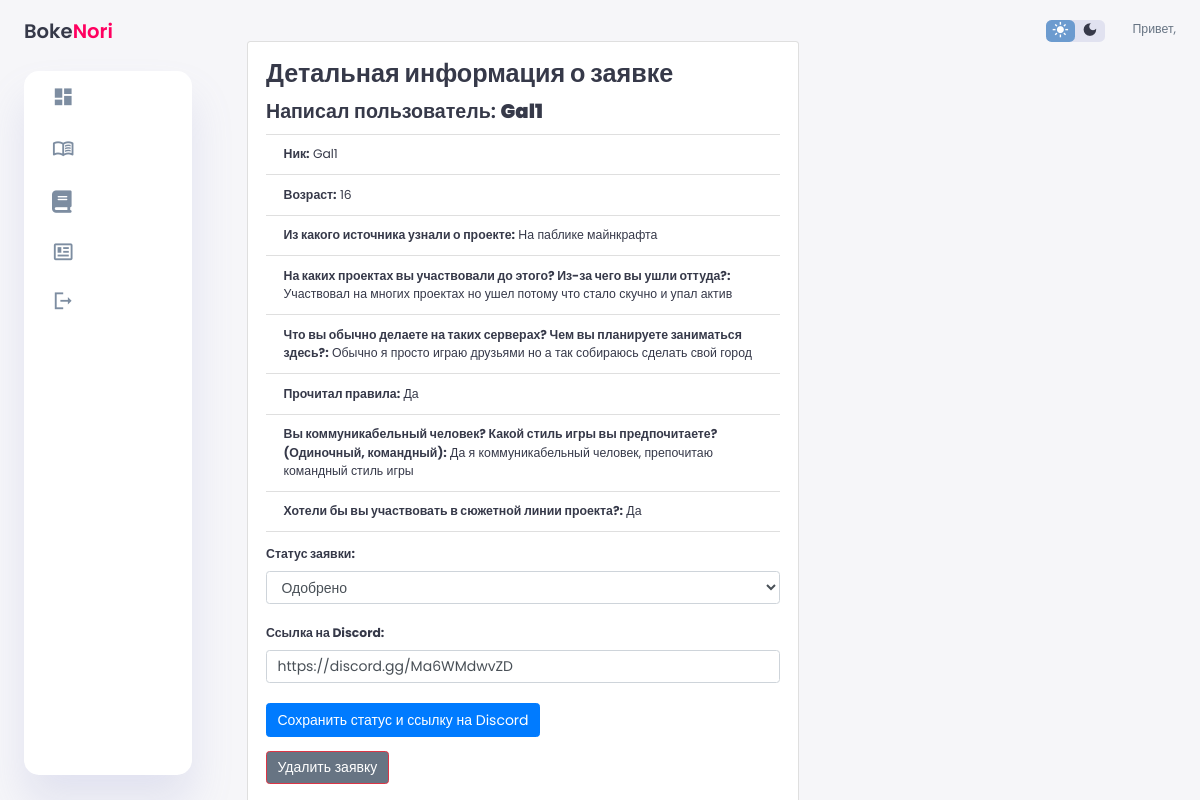
The app's page /application_detail/25/ with its own data.
### applications/models.py (models this page shows, shortened)
class Application(models.Model):
    STATUS_CHOICES = [
        ('pending', 'Ожидание'),
        ('rejected', 'Отклонено'),
        ('approved', 'Одобрено'),
    ]
    user = models.ForeignKey(User, on_delete=models.CASCADE)
    nickname = models.CharField(max_length=100)
    age = models.IntegerField()
    source = models.CharField(max_length=100)
    previous_projects = models.TextField()
    activities = models.TextField()
    read_rules = models.TextField()
    communication_style = models.CharField(max_length=100)
    participate_in_storyline = models.TextField()
    status = models.CharField(max_length=100, choices=STATUS_CHOICES, default='pending')
    prefix = models.ForeignKey(Prefix, on_delete=models.SET_NULL, null=True, blank=True)
    discord_link = models.URLField(blank=True)

### applications/views.py (the view)
# urls.py: path('application_detail/<int:pk>/', views.application_detail, name='application_detail'),
def application_detail(request, pk):
    application = Application.objects.get(pk=pk)
    return render(request, 'application_detail.html', {'application': application})

### applications/templates/application_detail.html (shortened to what this page needs)
{% extends 'base.html' %}
{% block content %}
<div class="container">
    <div class="card mt-4">
        <div class="card-body">
            <h1 class="card-title">Детальная информация о заявке</h1>
            <h2 class="card-title">Написал пользователь: <b>{{ application.user }}</b></h2>
            <ul class="list-group list-group-flush">
                <li class="list-group-item"><strong>Ник:</strong> {{ application.nickname }}</li>
                <li class="list-group-item"><strong>Возраст:</strong> {{ application.age }}</li>
                <li class="list-group-item"><strong>Из какого источника узнали о проекте:</strong> {{ application.source }}</li>
                <li class="list-group-item"><strong>На каких проектах вы участвовали до этого? Из-за чего вы ушли оттуда?:</strong> {{ application.previous_projects }}</li>
                <li class="list-group-item"><strong>Что вы обычно делаете на таких серверах? Чем вы планируете заниматься здесь?:</strong> {{ application.activities }}</li>
                <li class="list-group-item"><strong>Прочитал правила:</strong> {% if application.read_rules %}Да{% else %}Нет{% endif %}</li>
                <li class="list-group-item"><strong>Вы коммуникабельный человек? Какой стиль игры вы предпочитаете? (Одиночный, командный):</strong> {{ application.communication_style }}</li>
                <li class="list-group-item"><strong>Хотели бы вы участвовать в сюжетной линии проекта?:</strong> {% if application.participate_in_storyline %}Да{% else %}Нет{% endif %}</li>
            </ul>
            <form action="{% url 'update_application_status' pk=application.pk %}" method="post">
                <div class="form-group mt-3">
                    <label for="status"><strong>Статус заявки:</strong></label>
                    <select name="status" id="status" class="form-control">
                        <option value="approved" {% if application.status == 'approved' %}selected{% endif %}>Одобрено</option>
                    </select>
                </div>
                <div class="form-group mt-3">
                    <label for="discord_link"><strong>Ссылка на Discord:</strong></label>
                    <input type="text" name="discord_link" id="discord_link" class="form-control" value="{{ application.discord_link }}">
                </div>
                <button type="submit" class="btn btn-primary">Сохранить статус и ссылку на Discord</button>
            </form>
            <form action="{% url 'delete_application' pk=application.pk %}" method="post" class="mt-3">
                <button type="submit" class="btn btn-danger">Удалить заявку</button>
            </form>
{% endblock %}

### applications/static/css/style.css (style rules this page uses)
:root { --color-primary: #6C9BCF; --color-danger: #FF0060; --color-success: #1B9C85; --color-warning: #F7D060; --color-white: #fff; --color-info-dark: #7d8da1; --color-dark: #363949; --color-light: rgba(132, 139, 200, 0.18); --color-dark-variant: #677483; --color-background: #f6f6f9; --card-border-radius: 2rem; --border-radius-1: 0.4rem; --border-radius-2: 1.2rem; --light-bg-color: #ffffff; --light-text-color: #333333; --card-padding: 1.8rem; --padding-1: 1.2rem; --box-shadow: 0 2rem 3rem var(--color-light); }
body { background-color: var(--color-background); color: var(--color-dark); }
.card { background-color: var(--color-white); color: var(--color-dark); }
.card-title, .card-text, .card-link, .card-header, .card-footer { color: var(--color-dark); }
.list-group-item { background-color: var(--color-white); color: var(--color-dark); }
.btn { background-color: var(--color-dark-variant); color: var(--color-white); }
* { margin: 0; padding: 0; outline: 0; appearance: 0; border: 0; text-decoration: none; box-sizing: border-box; }
html { font-size: 14px; }
body { width: 100vw; height: 100vh; font-family: 'Poppins', sans-serif; font-size: 0.88rem; user-select: none; overflow-x: hidden; color: var(--color-dark); background-color: var(--color-background); }
h1 { font-weight: 800; font-size: 1.8rem; }
h2 { font-weight: 600; font-size: 1.4rem; }
b { color: var(--color-dark); }
@media screen and (max-width: 1200px) { .container { width: 95%; grid-template-columns: 7rem auto 23rem; } }
:root { --custom-color-primary: #6C9BCF; }
:root { --bs-primary: var(--custom-color-primary); }
:root { --body-bg: var(--color-background); --body-color: var(--color-dark); --link-color: var(--color-dark); --link-hover-color: var(--color-dark-variant); --btn-primary-bg: var(--color-dark); --btn-primary-color: var(--color-white); --btn-secondary-bg: var(--color-dark-variant); --btn-secondary-color: var(--color-white); --jumbotron-bg: var(--color-dark); --jumbotron-color: var(--color-white); --alert-bg-color: var(--color-dark-variant); --alert-text-color: var(--color-white); --form-bg-color: var(--color-dark-variant); --form-text-color: var(--color-white); --form-placeholder-color: var(--color-dark-variant); --form-border-color: var(--color-dark-variant); }
.form-group { margin-bottom: 20px; }
.form-control { width: 100%; }
.btn-primary { background-color: #007bff; border-color: #007bff; }

### records on screen
Application: user "Gal1", nickname "Gal1", age "16", source "На паблике майнкрафта", previous_projects "Участвовал на многих проектах но ушел потому что стало скучно и упал актив", activities "Обычно я просто играю друзьями но а так собираюсь сделать свой город", communication_style "Да я коммуникабельный человек, препочитаю командный стиль игры", status "Одобрено", discord_link "https://discord.gg/Ma6WMdwvZD"
